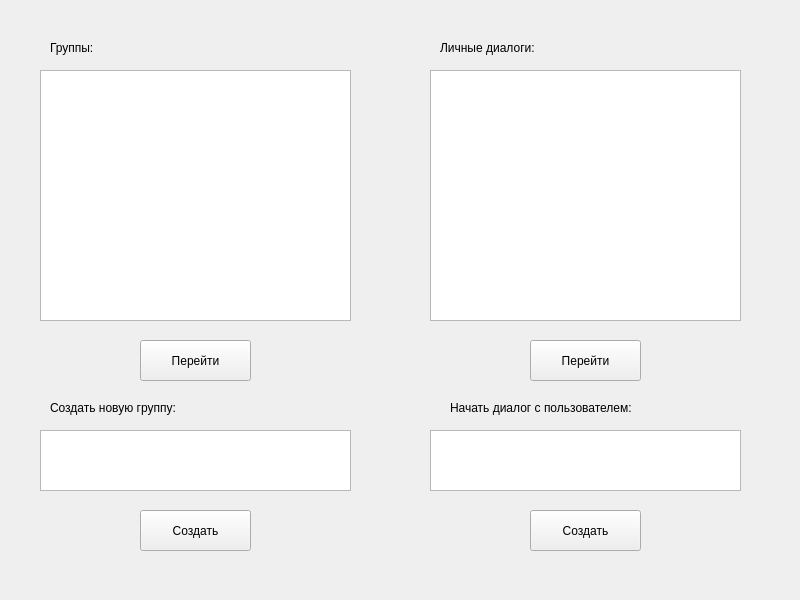
<?xml version="1.0" encoding="UTF-8"?>
<ui version="4.0">
 <class>MainWindow</class>
 <widget class="QMainWindow" name="MainWindow">
  <property name="geometry">
   <rect>
    <x>0</x>
    <y>0</y>
    <width>800</width>
    <height>600</height>
   </rect>
  </property>
  <property name="windowTitle">
   <string>Выбор чата</string>
  </property>
  <widget class="QWidget" name="centralwidget">
   <widget class="QListWidget" name="list_chats">
    <property name="geometry">
     <rect>
      <x>40</x>
      <y>70</y>
      <width>311</width>
      <height>251</height>
     </rect>
    </property>
   </widget>
   <widget class="QLabel" name="label">
    <property name="geometry">
     <rect>
      <x>50</x>
      <y>40</y>
      <width>61</width>
      <height>16</height>
     </rect>
    </property>
    <property name="text">
     <string>Группы:</string>
    </property>
   </widget>
   <widget class="QPushButton" name="change_chat_button">
    <property name="geometry">
     <rect>
      <x>140</x>
      <y>340</y>
      <width>111</width>
      <height>41</height>
     </rect>
    </property>
    <property name="text">
     <string>Перейти</string>
    </property>
   </widget>
   <widget class="QPushButton" name="append_chat_button">
    <property name="geometry">
     <rect>
      <x>140</x>
      <y>510</y>
      <width>111</width>
      <height>41</height>
     </rect>
    </property>
    <property name="text">
     <string>Создать</string>
    </property>
   </widget>
   <widget class="QTextEdit" name="new_chat">
    <property name="geometry">
     <rect>
      <x>40</x>
      <y>430</y>
      <width>311</width>
      <height>61</height>
     </rect>
    </property>
    <property name="accessibleDescription">
     <string/>
    </property>
   </widget>
   <widget class="QLabel" name="label_2">
    <property name="geometry">
     <rect>
      <x>50</x>
      <y>400</y>
      <width>141</width>
      <height>16</height>
     </rect>
    </property>
    <property name="text">
     <string>Создать новую группу:</string>
    </property>
   </widget>
   <widget class="QListView" name="list_dialogs">
    <property name="geometry">
     <rect>
      <x>430</x>
      <y>70</y>
      <width>311</width>
      <height>251</height>
     </rect>
    </property>
   </widget>
   <widget class="QLabel" name="label_3">
    <property name="geometry">
     <rect>
      <x>440</x>
      <y>40</y>
      <width>111</width>
      <height>16</height>
     </rect>
    </property>
    <property name="text">
     <string>Личные диалоги:</string>
    </property>
   </widget>
   <widget class="QPushButton" name="change_dialog">
    <property name="geometry">
     <rect>
      <x>530</x>
      <y>340</y>
      <width>111</width>
      <height>41</height>
     </rect>
    </property>
    <property name="text">
     <string>Перейти</string>
    </property>
   </widget>
   <widget class="QLabel" name="label_4">
    <property name="geometry">
     <rect>
      <x>450</x>
      <y>400</y>
      <width>201</width>
      <height>16</height>
     </rect>
    </property>
    <property name="text">
     <string>Начать диалог с пользователем:</string>
    </property>
   </widget>
   <widget class="QTextEdit" name="new_dialog">
    <property name="geometry">
     <rect>
      <x>430</x>
      <y>430</y>
      <width>311</width>
      <height>61</height>
     </rect>
    </property>
   </widget>
   <widget class="QPushButton" name="append_dialog_button">
    <property name="geometry">
     <rect>
      <x>530</x>
      <y>510</y>
      <width>111</width>
      <height>41</height>
     </rect>
    </property>
    <property name="text">
     <string>Создать</string>
    </property>
   </widget>
  </widget>
 </widget>
 <resources/>
 <connections/>
</ui>
